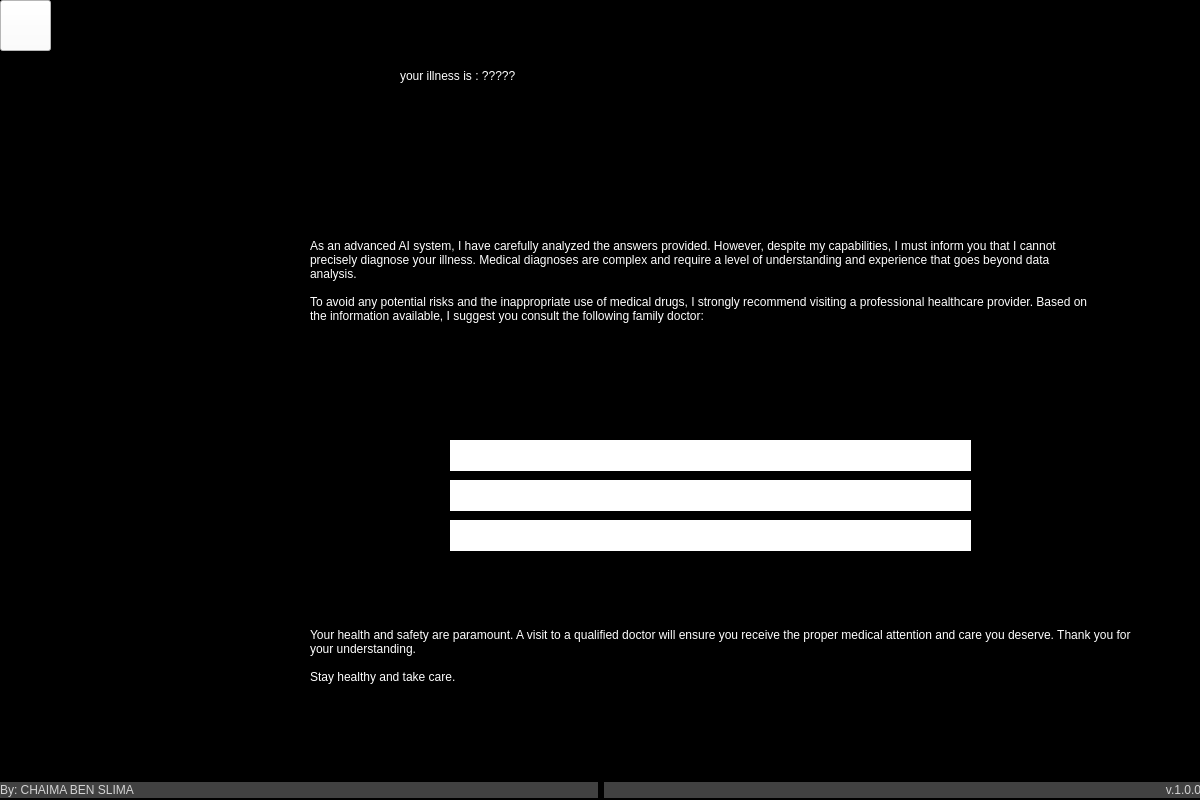
<?xml version="1.0" encoding="UTF-8"?>
<ui version="4.0">
 <class>Form</class>
 <widget class="QWidget" name="Form">
  <property name="geometry">
   <rect>
    <x>0</x>
    <y>0</y>
    <width>1200</width>
    <height>800</height>
   </rect>
  </property>
  <property name="minimumSize">
   <size>
    <width>1200</width>
    <height>800</height>
   </size>
  </property>
  <property name="maximumSize">
   <size>
    <width>1200</width>
    <height>800</height>
   </size>
  </property>
  <property name="contextMenuPolicy">
   <enum>Qt::CustomContextMenu</enum>
  </property>
  <property name="windowTitle">
   <string>Virtual Doctor</string>
  </property>
  <property name="windowIcon">
   <iconset>
    <normaloff>../pictures/icone.jpg</normaloff>../pictures/icone.jpg</iconset>
  </property>
  <property name="styleSheet">
   <string notr="true">background-color: rgb(0, 0, 0);</string>
  </property>
  <widget class="QWidget" name="layoutWidget">
   <property name="geometry">
    <rect>
     <x>0</x>
     <y>770</y>
     <width>1201</width>
     <height>41</height>
    </rect>
   </property>
   <layout class="QHBoxLayout" name="horizontalLayout">
    <item>
     <widget class="QLabel" name="creditsLabel">
      <property name="maximumSize">
       <size>
        <width>16777215</width>
        <height>16</height>
       </size>
      </property>
      <property name="font">
       <font>
        <family>Segoe UI</family>
        <weight>50</weight>
        <italic>false</italic>
        <bold>false</bold>
       </font>
      </property>
      <property name="styleSheet">
       <string notr="true">background-color: rgb(65, 65, 65);
color: rgb(211, 211, 211);
</string>
      </property>
      <property name="text">
       <string>By: CHAIMA BEN SLIMA </string>
      </property>
      <property name="alignment">
       <set>Qt::AlignLeading|Qt::AlignLeft|Qt::AlignVCenter</set>
      </property>
     </widget>
    </item>
    <item>
     <widget class="QLabel" name="creditsLabel_2">
      <property name="maximumSize">
       <size>
        <width>16777215</width>
        <height>16</height>
       </size>
      </property>
      <property name="font">
       <font>
        <family>Segoe UI</family>
        <weight>50</weight>
        <italic>false</italic>
        <bold>false</bold>
       </font>
      </property>
      <property name="layoutDirection">
       <enum>Qt::RightToLeft</enum>
      </property>
      <property name="styleSheet">
       <string notr="true">background-color: rgb(65, 65, 65);
color: rgb(211, 211, 211);
</string>
      </property>
      <property name="text">
       <string>v.1.0.0</string>
      </property>
      <property name="alignment">
       <set>Qt::AlignRight|Qt::AlignTrailing|Qt::AlignVCenter</set>
      </property>
     </widget>
    </item>
   </layout>
  </widget>
  <widget class="QPushButton" name="home">
   <property name="geometry">
    <rect>
     <x>0</x>
     <y>0</y>
     <width>51</width>
     <height>51</height>
    </rect>
   </property>
   <property name="styleSheet">
    <string notr="true">background-color: rgb(255, 255, 255);
color: rgb(0, 0, 0);
font: 75 9pt &quot;MS Shell Dlg 2&quot;;</string>
   </property>
   <property name="text">
    <string/>
   </property>
   <property name="icon">
    <iconset>
     <normaloff>../pictures/Home.png</normaloff>../pictures/Home.png</iconset>
   </property>
   <property name="iconSize">
    <size>
     <width>50</width>
     <height>50</height>
    </size>
   </property>
  </widget>
  <widget class="QLabel" name="label">
   <property name="geometry">
    <rect>
     <x>20</x>
     <y>90</y>
     <width>211</width>
     <height>611</height>
    </rect>
   </property>
   <property name="text">
    <string/>
   </property>
   <property name="pixmap">
    <pixmap>../pictures/doctor.png</pixmap>
   </property>
   <property name="scaledContents">
    <bool>true</bool>
   </property>
  </widget>
  <widget class="QLabel" name="dis">
   <property name="geometry">
    <rect>
     <x>400</x>
     <y>30</y>
     <width>561</width>
     <height>91</height>
    </rect>
   </property>
   <property name="styleSheet">
    <string notr="true">color: rgb(255, 255, 255);
font:  35pt &quot;Maiandra GD&quot;;</string>
   </property>
   <property name="text">
    <string>your illness is : ?????</string>
   </property>
  </widget>
  <widget class="QLabel" name="text1">
   <property name="geometry">
    <rect>
     <x>310</x>
     <y>140</y>
     <width>781</width>
     <height>281</height>
    </rect>
   </property>
   <property name="styleSheet">
    <string notr="true">color: rgb(255, 255, 255);
font:  14pt &quot;Maiandra GD&quot;;</string>
   </property>
   <property name="text">
    <string>As an advanced AI system, I have carefully analyzed the answers provided. However, despite my capabilities, I must inform you that I cannot precisely diagnose your illness. Medical diagnoses are complex and require a level of understanding and experience that goes beyond data analysis.

To avoid any potential risks and the inappropriate use of medical drugs, I strongly recommend visiting a professional healthcare provider. Based on the information available, I suggest you consult the following family doctor:</string>
   </property>
   <property name="scaledContents">
    <bool>true</bool>
   </property>
   <property name="wordWrap">
    <bool>true</bool>
   </property>
  </widget>
  <widget class="QLabel" name="doctor">
   <property name="geometry">
    <rect>
     <x>450</x>
     <y>440</y>
     <width>521</width>
     <height>31</height>
    </rect>
   </property>
   <property name="styleSheet">
    <string notr="true">color: rgb(0, 0, 0);
font:  20pt &quot;Maiandra GD&quot;;
background-color: rgb(255, 255, 255);</string>
   </property>
   <property name="text">
    <string/>
   </property>
   <property name="wordWrap">
    <bool>true</bool>
   </property>
  </widget>
  <widget class="QLabel" name="phone">
   <property name="geometry">
    <rect>
     <x>450</x>
     <y>480</y>
     <width>521</width>
     <height>31</height>
    </rect>
   </property>
   <property name="styleSheet">
    <string notr="true">color: rgb(0, 0, 0);
font:  20pt &quot;Maiandra GD&quot;;
background-color: rgb(255, 255, 255);</string>
   </property>
   <property name="text">
    <string/>
   </property>
   <property name="wordWrap">
    <bool>true</bool>
   </property>
  </widget>
  <widget class="QLabel" name="address">
   <property name="geometry">
    <rect>
     <x>450</x>
     <y>520</y>
     <width>521</width>
     <height>31</height>
    </rect>
   </property>
   <property name="styleSheet">
    <string notr="true">color: rgb(0, 0, 0);
font:  20pt &quot;Maiandra GD&quot;;
background-color: rgb(255, 255, 255);</string>
   </property>
   <property name="text">
    <string/>
   </property>
   <property name="wordWrap">
    <bool>true</bool>
   </property>
  </widget>
  <widget class="QLabel" name="label_2">
   <property name="geometry">
    <rect>
     <x>410</x>
     <y>440</y>
     <width>31</width>
     <height>31</height>
    </rect>
   </property>
   <property name="text">
    <string/>
   </property>
   <property name="pixmap">
    <pixmap>../pictures/icone.jpg</pixmap>
   </property>
   <property name="scaledContents">
    <bool>true</bool>
   </property>
  </widget>
  <widget class="QLabel" name="label_3">
   <property name="geometry">
    <rect>
     <x>410</x>
     <y>480</y>
     <width>31</width>
     <height>31</height>
    </rect>
   </property>
   <property name="text">
    <string/>
   </property>
   <property name="pixmap">
    <pixmap>../pictures/phone icon.jpg</pixmap>
   </property>
   <property name="scaledContents">
    <bool>true</bool>
   </property>
  </widget>
  <widget class="QLabel" name="label_4">
   <property name="geometry">
    <rect>
     <x>410</x>
     <y>520</y>
     <width>31</width>
     <height>31</height>
    </rect>
   </property>
   <property name="text">
    <string/>
   </property>
   <property name="pixmap">
    <pixmap>../pictures/address icone.png</pixmap>
   </property>
   <property name="scaledContents">
    <bool>true</bool>
   </property>
  </widget>
  <widget class="QLabel" name="text2">
   <property name="geometry">
    <rect>
     <x>310</x>
     <y>580</y>
     <width>821</width>
     <height>151</height>
    </rect>
   </property>
   <property name="styleSheet">
    <string notr="true">color: rgb(255, 255, 255);
font:  14pt &quot;Maiandra GD&quot;;</string>
   </property>
   <property name="text">
    <string>Your health and safety are paramount. A visit to a qualified doctor will ensure you receive the proper medical attention and care you deserve. Thank you for your understanding.

Stay healthy and take care.</string>
   </property>
   <property name="scaledContents">
    <bool>true</bool>
   </property>
   <property name="wordWrap">
    <bool>true</bool>
   </property>
  </widget>
  <zorder>layoutWidget</zorder>
  <zorder>label</zorder>
  <zorder>home</zorder>
  <zorder>dis</zorder>
  <zorder>text1</zorder>
  <zorder>doctor</zorder>
  <zorder>phone</zorder>
  <zorder>address</zorder>
  <zorder>label_2</zorder>
  <zorder>label_3</zorder>
  <zorder>label_4</zorder>
  <zorder>text2</zorder>
 </widget>
 <resources/>
 <connections/>
</ui>
